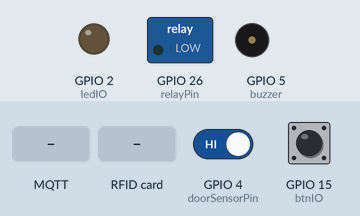
A sketch run on a simulated ESP32. On the bench: switched loads named in the sketch (green lamp = pin HIGH), output pins drawn as LEDs (lit = HIGH), buzzer (waves = sounding, pin HIGH). The inputs (shaded band) are chosen by the test bench; at power-on: GPIO 15 (btnIO) HIGH, GPIO 4 (doorSensorPin) HIGH. WiFi joins after 1.5 s; servers stay silent unless stated; no MQTT or app messages arrive unless stated; what the sketch prints to the serial monitor is not drawn.

Above: at 2.7 s.
2.8 s: MQTT message "OPEN" arrives on the first subscribed topic
At 3.5 s:
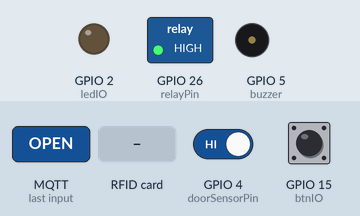
5.8 s: GPIO 15 (btnIO) pulled LOW for 0.15 s
At 6.2 s:
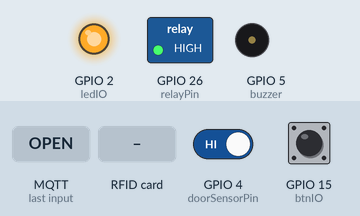
8.9 s: RFID card 5E 7A 19 C4 held to the reader
At 10.3 s:
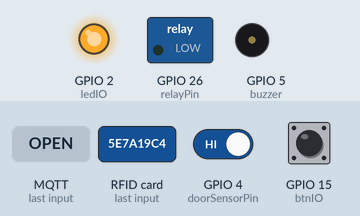
10.6 s: MQTT message "OPEN" arrives on the first subscribed topic
At 10.67 s:
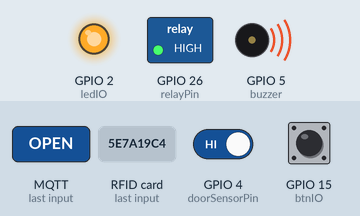
15.2 s: GPIO 15 (btnIO) pulled LOW for 1 s
At 16.3 s:
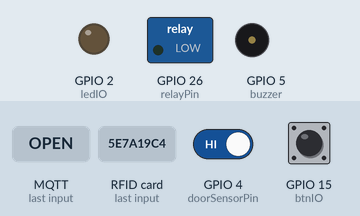
Timing chart, 0 to 18.2 s (numbered marks = the images above; inputs shaded):
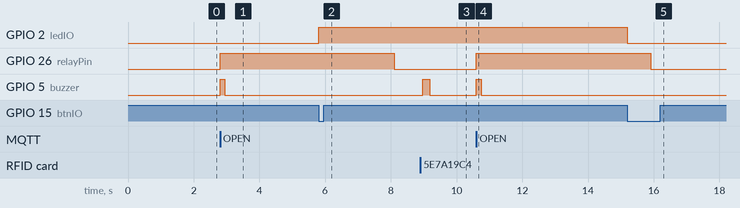

Measured:
- after the input at 2.8 s, GPIO 26 (relayPin): LOW → HIGH at once; GPIO 5 (buzzer): LOW → HIGH at once, → LOW 0.15 s later
- after the input at 5.8 s, GPIO 2 (ledIO): LOW → HIGH at once
- after the input at 8.9 s, GPIO 5 (buzzer): LOW → HIGH after 0.08 s, → LOW 0.20 s later
- after the input at 10.6 s, GPIO 26 (relayPin): LOW → HIGH at once; GPIO 5 (buzzer): LOW → HIGH at once, → LOW 0.15 s later
- after the input at 15.2 s, GPIO 2 (ledIO): HIGH → LOW at once

The sketch:

rfid.ino
```cpp
#include <SPI.h>
#include <MFRC522.h>
#define SS_PIN 16
#define RST_PIN 17
MFRC522 rfid(SS_PIN, RST_PIN);
String uidString;
String chipId;

#include "WiFi.h"
#include <PubSubClient.h>  // ⭐ MQTT

// WIFI
const char* ssid = "Duc";
const char* password = "vuthikhanhlinh";

// MQTT ⭐
const char* mqtt_server = "192.168.24.103";
const int mqtt_port = 1883;
WiFiClient espClient;
PubSubClient client(espClient);

const int btnIO = 15;
bool btnIOState = HIGH;
unsigned long timeDelay = millis();
unsigned long timeDelay2 = millis();
bool InOutState = 0;
const int ledIO = 2;   // LED on-board (nếu cần)
const int buzzer = 5;  // D5 -> GPIO5 -> buzzer

// Relay điều khiển khóa và cảm biến từ cửa
// Theo wiring bạn mô tả:
// - Rơ-le: VIN, GND, D26 -> GPIO26
// - Cảm biến từ: 3V, GND, D4 -> GPIO4 (reed switch kiểu NO + pullup)
const int relayPin = 26;      // D26
const int doorSensorPin = 4;  // D4, dùng INPUT_PULLUP
bool doorClosed = false;      // true = cửa/khóa đang đóng
bool lastDoorClosed = false;
unsigned long lastDoorCheck = 0;
unsigned long relayOpenedAt = 0;                 // millis khi rơ-le được bật
const unsigned long RELAY_OPEN_DURATION = 5000;  // 5s

// ---------------- MQTT CALLBACK --------------------
void mqttCallback(char* topic, byte* message, unsigned int length) {
  Serial.print("MQTT message from topic: ");
  Serial.println(topic);

  String msg;
  for (int i = 0; i < length; i++) msg += (char)message[i];
  msg.trim();

  Serial.print("Message: ");
  Serial.println(msg);

  // Lệnh đơn giản từ server: OPEN / CLOSE / TOGGLE
  if (msg.equalsIgnoreCase("OPEN")) {
    digitalWrite(relayPin, HIGH);  // tùy loại rơ-le, có thể phải đảo lại
    Serial.println("MQTT CMD: OPEN lock");
    beep(1, 150);              // kêu khi mở
    relayOpenedAt = millis();  // bắt đầu tính thời gian auto-close
  } else if (msg.equalsIgnoreCase("CLOSE")) {
    digitalWrite(relayPin, LOW);
    Serial.println("MQTT CMD: CLOSE lock");
  } else if (msg.equalsIgnoreCase("TOGGLE")) {
    digitalWrite(relayPin, !digitalRead(relayPin));
    Serial.println("MQTT CMD: TOGGLE lock");
  }
}

// ---------------- MQTT RECONNECT -------------------
void reconnectMQTT() {
  while (!client.connected()) {
    Serial.print("Connecting to MQTT...");
    if (client.connect("esp32_rfid_client")) {
      Serial.println("connected!");
      client.subscribe("iot/rfid/command");  // optional
    } else {
      Serial.print("failed, rc=");
      Serial.println(client.state());
      delay(2000);
    }
  }
}

// ---------------- SEND UID OVER MQTT ----------------
void publishMQTT(String uid) {
  // Gửi cả UID của thẻ và chip_id của thiết bị
  String payload = "{\"uid\":\"" + uid + "\",\"chip_id\":\"" + chipId + "\"}";
  client.publish("iot/rfid/card", payload.c_str());
  Serial.println("📤 MQTT Published: " + payload);
}

// ---------------- BEEP -------------------
void beep(int n, int d) {
  for (int i = 0; i < n; i++) {
    digitalWrite(buzzer, HIGH);
    delay(d);
    digitalWrite(buzzer, LOW);
    delay(d);
  }
}

// ---------------- SETUP -------------------
void setup() {
  Serial.begin(115200);

  pinMode(buzzer, OUTPUT);
  digitalWrite(buzzer, LOW);
  pinMode(btnIO, INPUT_PULLUP);
  pinMode(ledIO, OUTPUT);

  // Relay & cảm biến cửa
  pinMode(relayPin, OUTPUT);
  digitalWrite(relayPin, LOW);  // mặc định khóa đóng (tùy wiring của bạn)
  pinMode(doorSensorPin, INPUT_PULLUP);
  doorClosed = (digitalRead(doorSensorPin) == LOW);  // LOW = có từ, giả sử là đóng
  lastDoorClosed = doorClosed;

  Serial.println("Connecting WiFi...");
  WiFi.begin(ssid, password);
  while (WiFi.status() != WL_CONNECTED) {
    Serial.print(".");
    delay(500);
  }
  Serial.println("\nWiFi connected!");
  Serial.println(WiFi.localIP());

  // Lấy chip ID duy nhất của ESP32 (dùng để nhận diện thiết bị)
  uint64_t rawId = ESP.getEfuseMac();
  chipId = String((uint32_t)(rawId >> 32), HEX) + String((uint32_t)rawId, HEX);
  chipId.toUpperCase();
  Serial.println("ESP32 CHIP ID: " + chipId);

  // ⭐ MQTT setup
  client.setServer(mqtt_server, mqtt_port);
  client.setCallback(mqttCallback);

  SPI.begin();
  rfid.PCD_Init();
}

// ---------------- LOOP -------------------
void loop() {
  if (!client.connected()) reconnectMQTT();
  client.loop();  // ⭐ MQTT background

  // Theo dõi trạng thái cửa từ cảm biến từ, nếu đổi trạng thái thì in log (và có thể gửi MQTT)
  if (millis() - lastDoorCheck > 200) {
    lastDoorCheck = millis();
    doorClosed = (digitalRead(doorSensorPin) == LOW);
    if (doorClosed != lastDoorClosed) {
      lastDoorClosed = doorClosed;
      Serial.println(doorClosed ? "Door CLOSED" : "Door OPEN");
      // Gửi trạng thái cửa về server nếu muốn
      String payload = "{\"chip_id\":\"" + chipId + "\",\"door\":\"" + String(doorClosed ? "CLOSED" : "OPEN") + "\"}";
      client.publish("iot/door/status", payload.c_str());
      Serial.println("📤 Door status: " + payload);
    }
  }

  // Auto-close: sau 5s kể từ khi mở thì tự đóng rơ-le
  if (relayOpenedAt > 0 && millis() - relayOpenedAt >= RELAY_OPEN_DURATION) {
    digitalWrite(relayPin, LOW);
    Serial.println("Auto CLOSE lock after 5s");
    relayOpenedAt = 0;
  }

  if (millis() - timeDelay2 > 500) {
    readUID();
    timeDelay2 = millis();
  }

  if (digitalRead(btnIO) == LOW) {
    if (btnIOState == HIGH) {
      if (millis() - timeDelay > 500) {
        InOutState = !InOutState;
        digitalWrite(ledIO, InOutState);
        timeDelay = millis();
      }
      btnIOState = LOW;
    }
  } else btnIOState = HIGH;
}

// ---------------- READ UID -------------------
void readUID() {
  MFRC522::MIFARE_Key key;
  for (byte i = 0; i < 6; i++) key.keyByte[i] = 0xFF;

  if (!rfid.PICC_IsNewCardPresent()) return;
  if (!rfid.PICC_ReadCardSerial()) return;

  uidString = "";
  for (byte i = 0; i < rfid.uid.size; i++) {
    uidString.concat(String(rfid.uid.uidByte[i] < 0x10 ? "0" : ""));
    uidString.concat(String(rfid.uid.uidByte[i], HEX));
  }

  uidString.toUpperCase();
  Serial.println("Card UID: " + uidString);
  beep(1, 200);

  // ⭐ SEND MQTT HERE
  publishMQTT(uidString);
}
```
